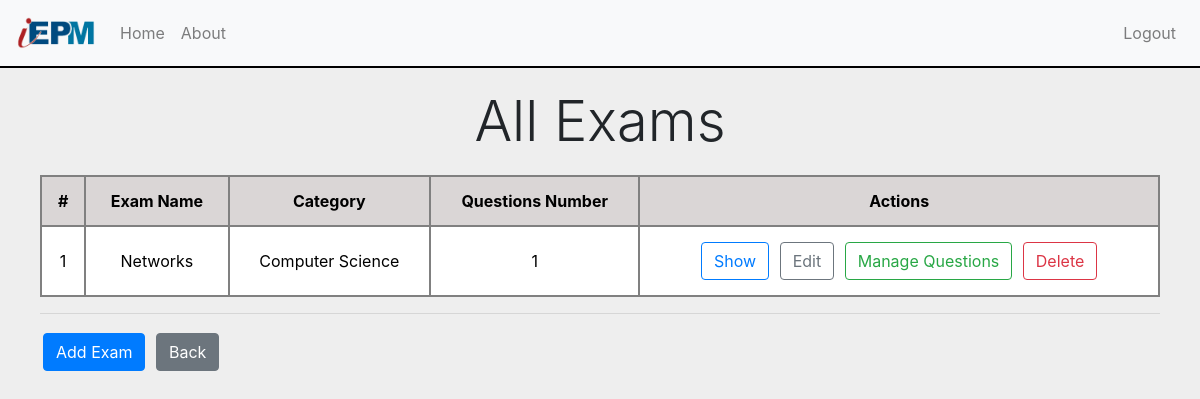
The app's page /all_exams/ (signed in) with its own data.
### main_app/models.py (models this page shows, shortened)
class Exam(models.Model):
    examiner = models.ForeignKey(MyUser, on_delete=models.CASCADE, related_name='exams')
    exam_name = models.CharField(max_length=255)
    slug = models.SlugField(null=True, blank=True)
    category = models.CharField(max_length=255)
    exam_creation_date = models.DateTimeField(default=timezone.datetime.now())
    is_published = models.BooleanField(default=False)
    students = models.ManyToManyField(MyUser, related_name='+')
    num_of_questions = models.IntegerField(default=0)

### main_app/views.py (the view)
# urls.py: path('all_exams/', users_views.all_exams, name='all_exams'),
def all_exams(request):
    exams = Exam.objects.filter(examiner=request.user.myuser)
    for exam in exams:
        n = Question.objects.filter(exam=exam)
        exam.num_of_questions = len(n)
    data = {
        'exams': exams,
        'current_user': request.user.myuser,
        'exams_count': range(len(exams))
    }
    return render(request, 'main_app/all_exams.html', data)

### main_app/templates/main_app/all_exams.html (shortened to what this page needs)
{% extends 'base.html' %}
{% load crispy_forms_tags %}
{% load static %}
{% block custom_css %}
    <link rel="stylesheet" href="{% static 'main_app/css/all_exams.css' %}">
{% endblock %}
{% block logout_in_navbar %}
    <li class="nav-item mr-auto">
        <a class="nav-link" href="{% url 'users:logout' %}">Logout</a>
    </li>
{% endblock %}
{% block content %}
    <div class="container">
        <div class="row">
            <div class="col">
                <div class="display-4" style="margin:10px; text-align:center;">All Exams</div>
                <table class="table" style="text-align: center">
                    {% if exams %}
                    <thead>
                        <tr>
                            <th>#</th>
                            <th>Exam Name</th>
                            <th>Category</th>
                            <th>Questions Number</th>
                            <th>Actions</th>
                        </tr>
                    </thead>
                    <tbody id="table_body">
                        {% for exam in exams %}
                        <tr>
                            <td class="examsCounter">{{ forloop.counter }}</td>
                            <td>{{ exam.exam_name }}</td>
                            <td>{{ exam.category }}</td>
                            <td>{{ exam.num_of_questions }}</td>
                            <td>
                                <form style="display: inline" method="post" action="{% url 'main:show_exam' exam.id %}">{% csrf_token %}
                                    <input type="submit" class="btn btn-outline-primary" value="Show">
                                </form>
                                <form style="display: inline" method="post" action="{% url 'main:edit_exam' exam.id %}">{% csrf_token %}
                                    <input type="submit" class="btn btn-outline-secondary"  value="Edit">
                                </form>
                                <form style="display: inline" method="post" action="{% url 'main:manage_questions' exam.id %}">{% csrf_token %}
                                    <input type="submit" class="btn btn-outline-success"  value="Manage Questions">
                                </form>
                                <form style="display: inline" method="post" action="{% url 'main:delete_exam' exam.id %}">{% csrf_token %}
                                    <input type="button" onclick="delete_exam({{exam.id}}, '{{exam.exam_name}}')" class="btn btn-outline-danger" value="Delete">
                                </form>
                            </td>
                        </tr>
                        {% endfor %}
                    {% else %}
                            <h4 class="noExams">No exams found</h4>
                    {% endif %}
                    </tbody>
                </table>
                <hr>
                <a class="btn btn-primary" href="{% url 'main:add_exam' %}">Add Exam</a>
                <a href="{% url 'users:examiner_profile' current_user.slug %}"  class="btn btn-secondary myBtn">Back</a>
            </div>
        </div>
    </div>
{% endblock %}

### main_app/static/main_app/css/all_exams.css (style rules this page uses)
.container { padding: 10px; }
th, td { text-align: center; border: 2px solid gray; }
.table thead th { border: 2px solid gray; }
.table td, th { vertical-align: middle; }
table { margin: 20px 0; }
thead { background-color: rgb(218, 214, 214); color: black; }
tbody { background-color: white; color: black; }
a, a:hover { color: white; text-decoration: none; }
.btn { margin: 3px; }

### records on screen
Exam: exam_name "Networks", category "Computer Science", num_of_questions "1"
